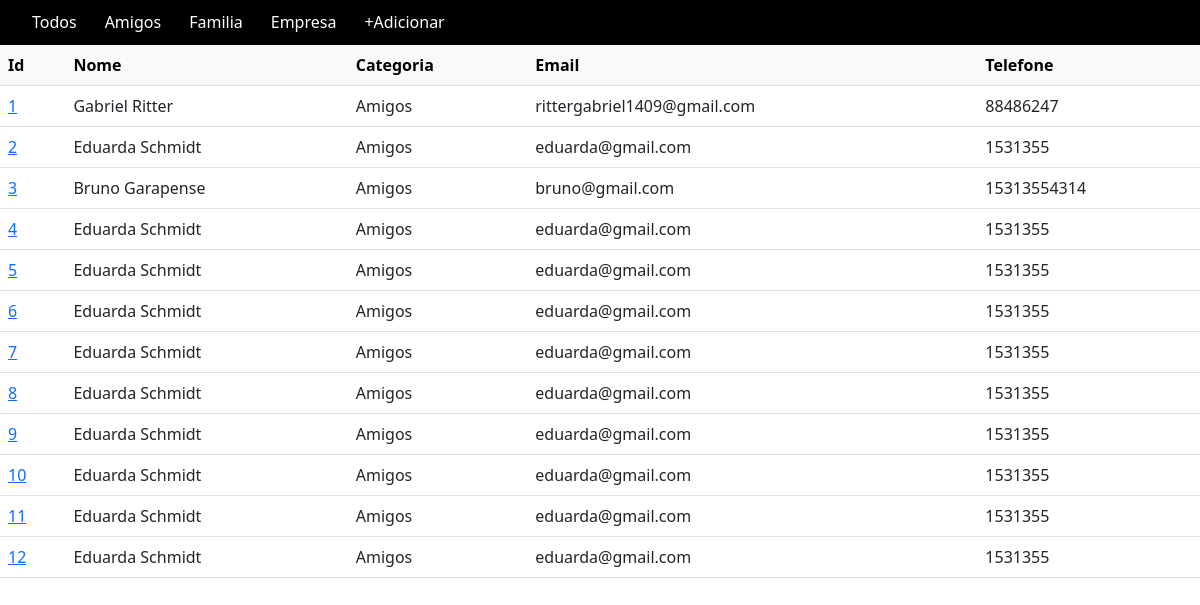
The page / on the database its author committed.
### contatos/models.py (models this page shows, shortened)
class Contato(models.Model):
    nome = models.CharField(max_length=30)
    sobrenome = models.CharField(max_length=150)
    telefone = models.CharField(max_length=30)
    email = models.EmailField()
    data_nascimento = models.DateField()
    data_cadastro = models.DateTimeField(default=timezone.now)
    descricao = models.TextField(blank=True)
    categoria = models.ForeignKey(Categoria, on_delete=models.DO_NOTHING)
    mostrar = models.BooleanField(default=True)

class Categoria(models.Model):
    nome = models.CharField(max_length=40)
    def __str__(self):
        return self.nome

### contatos/views.py (the view)
# urls.py: path('', views.index, name='index'),
def index(request):
    contatos = Contato.objects.all()
    return render(request, 'contatos/index.html',
                  {'contatos': contatos})

### contatos/templates/contatos/index.html (shortened to what this page needs)
<!doctype html>
<html lang="en">
<head>
<link href="https://cdn.jsdelivr.net/npm/bootstrap@5.2.0/dist/css/bootstrap.min.css" rel="stylesheet">
</head>
<body>
 {% include 'contatos/static/partials/_nav.html'%}
<table class="table">
  <thead class="table-light">
    <th>Id</th>
    <th>Nome</th>
    <th>Categoria</th>
    <th>Email</th>
    <th>Telefone</th>
  </thead>
  <tbody>
  {%for contato in contatos%}
    <tr>
        <td><a href="{% url 'exibir_contato' contato.id%}">{{contato.id}}</a></td>
        <td>{{contato.nome}} {{contato.sobrenome}}</td>
        <td>{{contato.categoria}}</td>
        <td>{{contato.email}}</td>
        <td>{{contato.telefone}}</td>
    </tr>
  {%endfor%}
  </tbody>
</table>
</body>
</html>

### contatos/templates/contatos/static/partials/_nav.html (shortened to what this page needs)
<nav id='menu'>
  <ul>
    <li><a href='/'>Todos</a></li>
    <li><a href='/amigos/'>Amigos</a></li>
    <li><a href='/familia/'>Familia</a></li>
    <li><a href='/empresa/'>Empresa</a></li>
    <li><a href='/cadastro/'>+Adicionar</a></li>
  </ul>
</nav>

### contatos/templates/contatos/index.html (style rules this page uses)
#menu { background: #000000; color: #FFF; height: 45px; padding-left: 18px; border-radius: 0px; }
#menu ul, #menu li { margin: 0 auto; padding: 0; list-style: none }
#menu ul { width: 100%; }
#menu li { float: left; display: inline; position: relative; }
#menu a { display: block; line-height: 45px; padding: 0 14px; text-decoration: none; color: #FFFFFF; font-size: 16px; }

### rows shown on the page
Contato: id "1", nome "Gabriel", sobrenome "Ritter", categoria "Amigos", email "rittergabriel1409@gmail.com", telefone "88486247"
Contato: id "2", nome "Eduarda", sobrenome "Schmidt", categoria "Amigos", email "eduarda@gmail.com", telefone "1531355"
Contato: id "3", nome "Bruno", sobrenome "Garapense", categoria "Amigos", email "bruno@gmail.com", telefone "15313554314"
Contato: id "4", nome "Eduarda", sobrenome "Schmidt", categoria "Amigos", email "eduarda@gmail.com", telefone "1531355"
Contato: id "5", nome "Eduarda", sobrenome "Schmidt", categoria "Amigos", email "eduarda@gmail.com", telefone "1531355"
Contato: id "6", nome "Eduarda", sobrenome "Schmidt", categoria "Amigos", email "eduarda@gmail.com", telefone "1531355"
Contato: id "7", nome "Eduarda", sobrenome "Schmidt", categoria "Amigos", email "eduarda@gmail.com", telefone "1531355"
Contato: id "8", nome "Eduarda", sobrenome "Schmidt", categoria "Amigos", email "eduarda@gmail.com", telefone "1531355"
Contato: id "9", nome "Eduarda", sobrenome "Schmidt", categoria "Amigos", email "eduarda@gmail.com", telefone "1531355"
Contato: id "10", nome "Eduarda", sobrenome "Schmidt", categoria "Amigos", email "eduarda@gmail.com", telefone "1531355"
Contato: id "11", nome "Eduarda", sobrenome "Schmidt", categoria "Amigos", email "eduarda@gmail.com", telefone "1531355"
Contato: id "12", nome "Eduarda", sobrenome "Schmidt", categoria "Amigos", email "eduarda@gmail.com", telefone "1531355"
